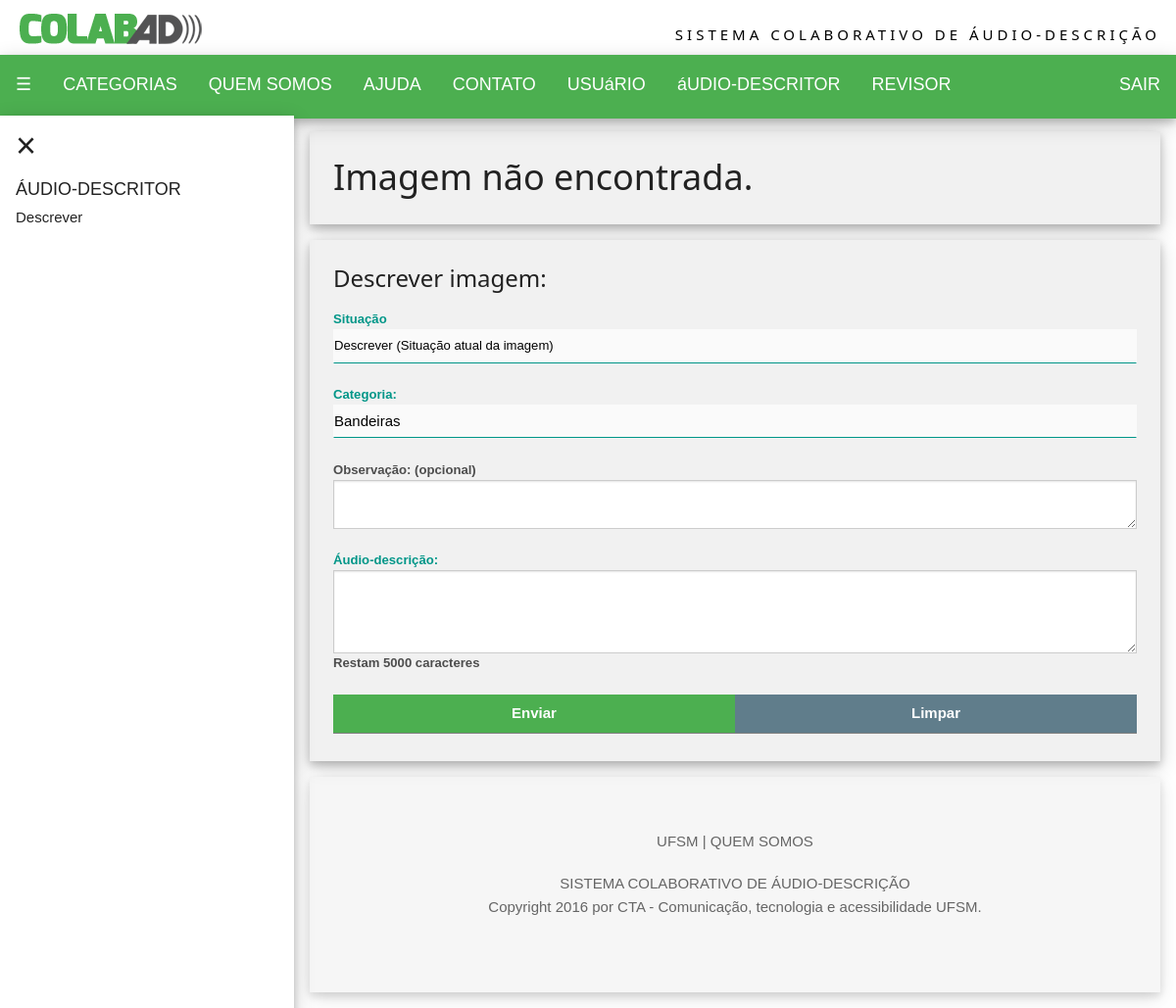
Page /siteCTA/audio_descrever_imagem.php (signed in) on the committed database.
### tables this page shows
CREATE TABLE IF NOT EXISTS `categoria_usuario` (
  `cat_usu_codigo` int(11) NOT NULL AUTO_INCREMENT,
  `cat_usu_nome` varchar(100) DEFAULT NULL,
  `cat_usu_descricao` varchar(1000) DEFAULT NULL,
  PRIMARY KEY (`cat_usu_codigo`)
);

### siteCTA/include/config.php (called while the page is built)
<?php
    $URL_PADRAO="http://localhost/ProjetoCTA\siteCTA";
?>

### siteCTA/include/funcoes.php (called while the page is built, shortened)
<?php
function nomeCatUsu($codigo){
    include("conexao.php");
    $sql = "SELECT `cat_usu_nome`
            FROM `categoria_usuario`
            WHERE `cat_usu_codigo` = $codigo";
    $query = $mysqli->query($sql);
    $Resultado = $query->fetch_assoc();
    return $Resultado['cat_usu_nome'];
}

### siteCTA/audio_descrever_imagem.php (the view, shortened to what this page needs)
<!DOCTYPE html>
<html lang="pt-br">
    <head>
        <?php
            include("restrito.php");
            include("include/conexao.php");
            include("cabecalho.php");
            $pagina = 'AU';
            if(isset($_POST['imagem'])){
                $id = $mysqli->real_escape_string($_POST['imagem']);
                $sqlImg =  "SELECT i.`img_codigo`, i.`usu_codigo`, i.`img_data`, i.`img_hora`, i.`img_audiodescricao`, i.`img_nome`, i.`img_nome_original`,i.`img_situacao`, i.`cat_codigo`
                            FROM `imagens` as i
                            WHERE i.`img_codigo` = $id";
                $queryImg = $mysqli->query($sqlImg) OR trigger_error($mysqli->error, E_USER_ERROR);
                $rowsImg = mysqli_num_rows($queryImg);
                if ($rowsImg > 0){
                    $registroImg = $queryImg->fetch_assoc();
                    $nome = (utf8_encode($registroImg['img_nome']));
                } else {
                    $id   = 0;
                    $nome = 'Imagem não encontrada.';
                }
            } else {
                $nome = 'Imagem não encontrada.';
            }
            ?>
    </head>
    <body>
    <?php
        include("navegacao.php");
        echo '<div id="main" class="w3-container" style="margin-left:300px;margin-top:118px">';
        echo '  <div class="w3-container w3-section w3-padding-large w3-card-4 w3-light-grey">';
        echo '      <h1>'.$nome.'</h1>';
        echo '  </div>';
    ?>
    <div class="w3-container w3-section w3-padding-large w3-card-4 w3-light-grey">
        <h3>Descrever imagem:</h3>
        <form id="descritor" action="audio_descrever_upload_imagem.php" method="post">
            <div class="w3-section">
                <label for="situacao" class="w3-label"><strong>Situação</strong>
                    <select class="w3-select" name="situacao" id="situacao" required>
                        <option value="descrever" selected>Descrever (Situação atual da imagem)</option>
                    </select>  <br/>
                </label>
                <br>
                <label class="w3-label"><strong>Categoria: </strong></label>
                <select class="w3-select" name="categoria" required>
                    <?php
                        $sqlCat = "SELECT `cat_codigo`, `cat_nome` FROM `categoria` ORDER BY `cat_nome`";
                        $queryCat = $mysqli->query($sqlCat);
                        $rowsCat = mysqli_num_rows($queryCat);
                        if ($rowsCat > 0) {
                            while ($registroCat = $queryCat->fetch_assoc()) {
                                echo '<option  value="'.$registroCat['cat_codigo'].'"';
                                if ($registroImg['cat_codigo'] == $registroCat['cat_codigo']) { echo ' selected';}
                                echo '> '.$registroCat['cat_nome'].'</option>';
                            }
                        } else {
                            echo '<option value="" disabled selected>Nenhuma categoria encontrada</option>';
                        }
                    ?>
                </select>
                <br><br>
                <label><strong>Observação: (opcional)</strong></label>
                <textarea class="w3-input w3-border" name="obs" id="obs"></textarea></br>
                <label class="w3-label"><b>Áudio-descrição:</b></label>
                <textarea class="w3-input w3-border" onkeyup="blocTexto(this.value)" id="audiodescricao" name="audiodescricao" class="textarea" rows="3" maxlength="5000" required><?php echo $registroImg['img_audiodescricao']; ?></textarea>
                <label ><b>Restam <span id="cont">5000</span> caracteres</label>
                <br>
                <div class="w3-row">
                    <input class="w3-input w3-green w3-half" type="submit" value="Enviar" />
                    <input class="w3-input w3-blue-grey w3-half" type="reset" value="Limpar" />
                </div>
            </div>
        </form>
    </div>
    <?php
        include("rodape.php");
    ?>
</body>
</html>

### siteCTA/navegacao.php (shortened to what this page needs)
<?php
    include("include/config.php");
    include("include/conexao.php");
    include("include/funcoes.php");
    if (isset($_SESSION['Categorias'])){
        $categoriaSessao = $_SESSION['Categorias'];
    } else {
        $categoriaSessao = 0;
    }
?>
<div class="w3-top">
    <div class="w3-row w3-white w3-padding">
        <div class="w3-half" style="margin:4px 0 6px 0"><a href='<?php echo $URL_PADRAO; ?>'><img src='./img/logotipoColabAD.png' alt='Imagem com link para o site do colabAD'></a></div>
        <div class="w3-half w3-margin-top w3-wide w3-hide-medium w3-hide-small"><div class="w3-right">SISTEMA COLABORATIVO DE ÁUDIO-DESCRIÇÃO</div></div>
    </div>
    <ul class="w3-navbar w3-theme w3-large w3-card-4">
        <li><a class="w3-hover-black w3-padding-16 w3-opennav" href="javascript:void(0)" onclick="w3_open()">☰</a></li>
        <li><a class="w3-hover-black w3-padding-16" href="javascript:void(0)" onclick="w3_show_nav('menuCategoria')">CATEGORIAS</a></li>
        <li><a class="w3-hover-black w3-padding-16" href="javascript:void(0)" onclick="w3_show_nav('menuQuemSomos')">QUEM SOMOS</a></li>
        <li><a class="w3-hover-black w3-padding-16" href="javascript:void(0)" onclick="w3_show_nav('menuAjuda')">AJUDA</a></li>
        <li><a class="w3-hover-black w3-padding-16" href="javascript:void(0)" onclick="w3_show_nav('menuContato')">CONTATO</a></li>
        <?php
            if (empty($categoriaSessao)) {
                echo '<li class="w3-right"><a class="w3-btn w3-green w3-hover-black w3-large w3-padding-16" href="./entrar.php">Entrar</a></li>';
                echo '<li class="w3-right"><a class="w3-btn w3-blue-grey w3-hover-black w3-large w3-padding-16" href="./usuario_cadastrar.php">Cadastre-se</a></li>';
            } else {
                for($i = 0; $i < count($categoriaSessao); $i++){
                  echo '<li><a class="w3-hover-black w3-padding-16" href="javascript:void(0)" onclick="w3_show_nav(\'cat'.$categoriaSessao[$i].'\')">'.utf8_encode(strtoupper(nomeCatUsu($categoriaSessao[$i]))).'</a></li>';
                }
                echo '<li class="w3-right"><a class="w3-btn w3-green w3-hover-black w3-large w3-padding-16" href="./logout.php">SAIR</a></li>';
            }
        ?>
    </ul>
</div>
<div class="w3-sidenav w3-card-4" style="width:300px">
    <a href="javascript:void(0)" onclick="w3_close()" class="w3-closenav w3-xxlarge">×</a>
    <div id="cat2" class="myMenu"  <?php if ($pagina != 'AU') {echo " style='display:none'";} ?>>
        <div class="w3-container"><span class="w3-large">ÁUDIO-DESCRITOR</span></div>
        <a href="audio_descrever.php">Descrever</a>
    </div>
</div>

### siteCTA/css/csspersonalizado.css (style rules this page uses)
.w3-theme { color:#fff !important; background-color:#4CAF50 !important; }
.w3-btn { background-color:#4CAF50; margin-bottom:4px; }

### rows in the picture
categoria_usuario: cat_usu_nome "USUáRIO"
categoria_usuario: cat_usu_nome "áUDIO-DESCRITOR"
categoria_usuario: cat_usu_nome "REVISOR"

### other values in the picture
$nome "Imagem não encontrada."
form field categoria "Bandeiras"
